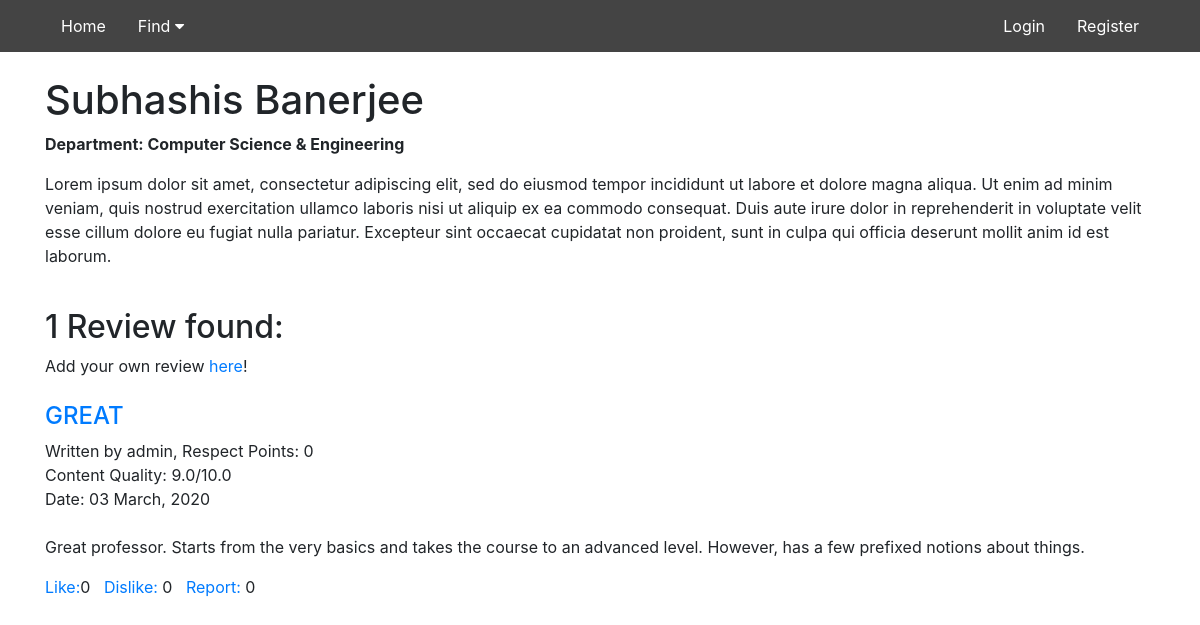
Page /professor/1/ on the earlier database version.
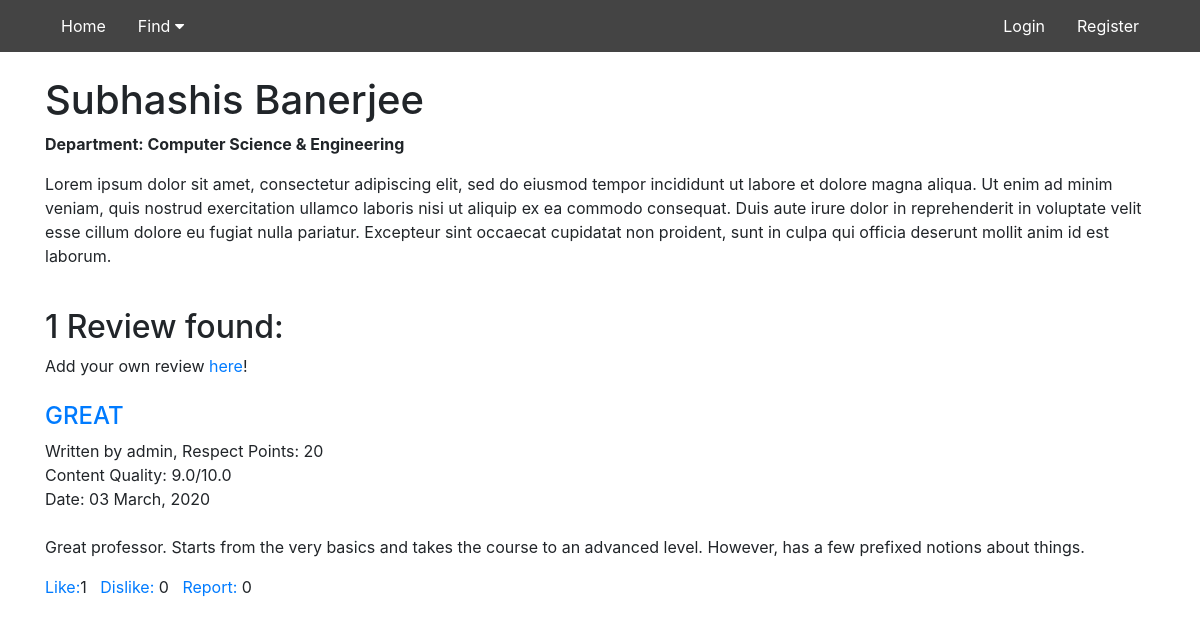
Same page on the later database version.
### review/models.py (models this page shows, shortened)
class Prof_Review(models.Model):
	title = models.CharField(max_length=100)
	prof = models.ForeignKey(Prof, on_delete=models.CASCADE)
	review = models.TextField()
	content_quality = models.IntegerField(validators=[MinValueValidator(1), MaxValueValidator(10)])
	author = models.ForeignKey(User, on_delete=models.CASCADE)
	anonymous = models.BooleanField()
	date_posted = models.DateTimeField(auto_now_add = True)
	date_modif = models.DateTimeField(auto_now = True)
	likes = models.IntegerField(default=0)
	dislikes = models.IntegerField(default=0)
	reports = models.IntegerField(default=0)
	class Meta:
		constraints	= [
			models.UniqueConstraint(fields = ['prof', 'author'], name = 'unique_prof_review'),
		]

### users/models.py (models this page shows, shortened)
class Profile(models.Model):
	user = models.OneToOneField(User, on_delete=models.CASCADE)
	rp = models.IntegerField(default = 0)
	warn_offensive = models.BooleanField(default = False)

### review/views.py (the view)
# urls.py: path('professor/<int:pk>/', views.findprofname, name = 'review-find-prof-name'),
def findprofname(request, pk):
	prf = Prof.objects.get(id = pk)
	matches = Prof_Review.objects.filter(prof=prf).order_by('-date_posted')
	ct = 0
	for match in matches:
		ct += 1
	return render(request, 'review/prof_template.html', {'prof': prf, 'matches': matches, 'ct': ct})

### review/templates/review/prof_template.html (shortened to what this page needs)
{% extends "review/base.html" %}
{% block content %}
<h1>{{ prof.name }}</h1>
<p><b>Department: {{ prof.dept.dept }}</b></p>
<p>{{ prof.info }}</p>
<br>
{% if ct ==  1 %}
	<h2>1 Review found:</h2>
{% endif %}
Add your own review <a href="{% url 'prof-review-create' prof.id %}">here</a>!
<br><br>
{% for review in matches %}
<div class = "review">
	<h4><a href="{% url 'prof-review-detail' review.prof.id review.id %}">{{ review.title }}</a></h4>
	Written by
	{% if review.anonymous %}
		anonymous
	{% else %}
		{{ review.author.username }}, Respect Points: {{ review.author.profile.rp }}
	{% endif %}
	<br>
	Content Quality: {{ review.content_quality }}.0/10.0
	<br>
	Date: {{review.date_posted|date:"m F, Y"}}
	<br><br><p>{{ review.review }}</p>
	<a href = "#" onClick = "document.getElementById('likebutton{{review.id}}').submit()">Like:</a>{{ review.likes }}
	&nbsp&nbsp<a href = "#" onClick = "document.getElementById('dislikebutton{{review.id}}').submit()">Dislike:</a> {{ review.dislikes }}
	&nbsp&nbsp<a href = "#" onClick = "document.getElementById('report{{review.id}}').submit()">Report:</a> {{ review.reports }}
	<br><br>
</div>
{% endfor %}
{% endblock %}

Differences in the rows shown:
changed Prof_Review "GREAT": author.profile.rp "0" → "20"; likes "0" → "1"
